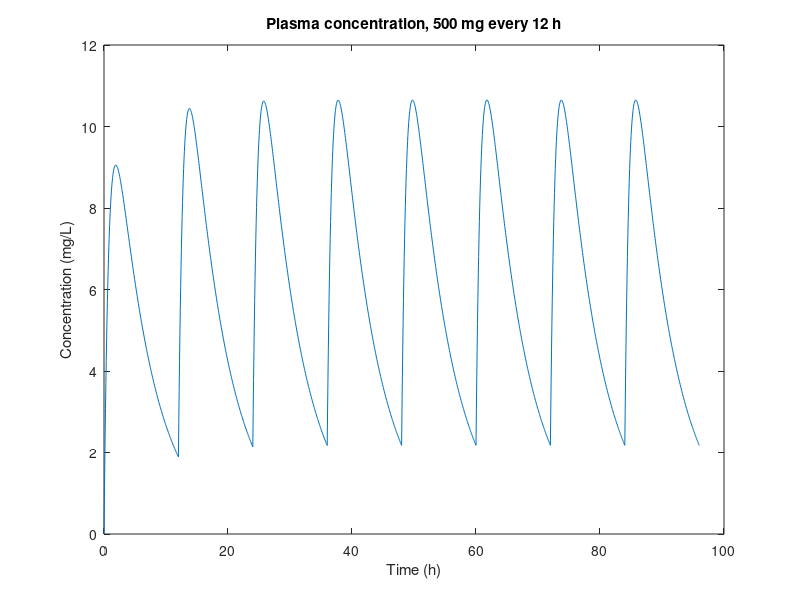

Write MATLAB code to recreate this figure.
% One-compartment oral dosing, 500 mg every 12 hours (absorption 1.2 per hour,
% elimination 0.17 per hour, volume 40 L): concentration to steady state.
ka = 1.2;  ke = 0.17;  V = 40;  dose = 500;  tau = 12;  doses = 8;
f = @(t, x) [-ka*x(1); ka*x(1) - ke*x(2)];
tt = zeros(doses*200, 1);  cc = zeros(doses*200, 1);  x0 = [dose; 0];
for n = 1:doses
    [ts, xs] = ode45(f, linspace((n-1)*tau, n*tau, 200), x0);
    rows = (n-1)*200 + (1:200)';
    tt(rows) = ts;  cc(rows) = xs(:, 2) / V;
    x0 = xs(end, :)' + [dose; 0];
end
late = tt > (doses-1)*tau;
fprintf('steady-state peak %.1f mg/L, trough %.1f mg/L\n', max(cc(late)), min(cc(late)));
first = cc(find(tt <= tau, 1, 'last'));
fprintf('trough accumulation %.2f against the first dose (closed form %.2f)\n', min(cc(late)) / first, 1 / (1 - exp(-ke*tau)));

plot(tt, cc);
title('Plasma concentration, 500 mg every 12 h');
xlabel('Time (h)');
ylabel('Concentration (mg/L)');
